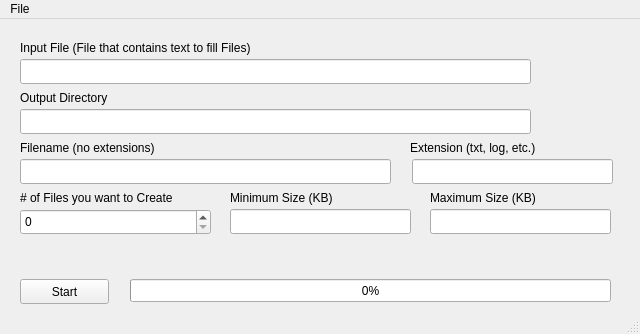
<?xml version="1.0" encoding="UTF-8"?>
<ui version="4.0">
 <class>MainWindow</class>
 <widget class="QMainWindow" name="MainWindow">
  <property name="geometry">
   <rect>
    <x>0</x>
    <y>0</y>
    <width>640</width>
    <height>334</height>
   </rect>
  </property>
  <property name="windowTitle">
   <string>Bulk Random File Maker</string>
  </property>
  <widget class="QWidget" name="centralwidget">
   <widget class="QPushButton" name="Start">
    <property name="geometry">
     <rect>
      <x>20</x>
      <y>260</y>
      <width>89</width>
      <height>25</height>
     </rect>
    </property>
    <property name="text">
     <string>Start</string>
    </property>
   </widget>
   <widget class="QProgressBar" name="progressBar">
    <property name="geometry">
     <rect>
      <x>130</x>
      <y>260</y>
      <width>481</width>
      <height>23</height>
     </rect>
    </property>
    <property name="value">
     <number>0</number>
    </property>
   </widget>
   <widget class="QLineEdit" name="lineEdit">
    <property name="geometry">
     <rect>
      <x>20</x>
      <y>40</y>
      <width>511</width>
      <height>25</height>
     </rect>
    </property>
   </widget>
   <widget class="QLabel" name="label">
    <property name="geometry">
     <rect>
      <x>20</x>
      <y>20</y>
      <width>301</width>
      <height>17</height>
     </rect>
    </property>
    <property name="text">
     <string>Input File (File that contains text to fill Files)</string>
    </property>
   </widget>
   <widget class="QLabel" name="label_2">
    <property name="geometry">
     <rect>
      <x>20</x>
      <y>70</y>
      <width>121</width>
      <height>17</height>
     </rect>
    </property>
    <property name="text">
     <string>Output Directory</string>
    </property>
   </widget>
   <widget class="QLineEdit" name="lineEdit_2">
    <property name="geometry">
     <rect>
      <x>20</x>
      <y>90</y>
      <width>511</width>
      <height>25</height>
     </rect>
    </property>
   </widget>
   <widget class="QLabel" name="label_3">
    <property name="geometry">
     <rect>
      <x>20</x>
      <y>120</y>
      <width>171</width>
      <height>17</height>
     </rect>
    </property>
    <property name="text">
     <string>Filename (no extensions)</string>
    </property>
   </widget>
   <widget class="QLineEdit" name="lineEdit_3">
    <property name="geometry">
     <rect>
      <x>20</x>
      <y>140</y>
      <width>371</width>
      <height>25</height>
     </rect>
    </property>
   </widget>
   <widget class="QLabel" name="label_4">
    <property name="geometry">
     <rect>
      <x>410</x>
      <y>120</y>
      <width>171</width>
      <height>17</height>
     </rect>
    </property>
    <property name="text">
     <string>Extension (txt, log, etc.)</string>
    </property>
   </widget>
   <widget class="QLineEdit" name="lineEdit_4">
    <property name="geometry">
     <rect>
      <x>412</x>
      <y>140</y>
      <width>201</width>
      <height>25</height>
     </rect>
    </property>
    <property name="inputMask">
     <string/>
    </property>
   </widget>
   <widget class="QDoubleSpinBox" name="doubleSpinBox">
    <property name="geometry">
     <rect>
      <x>20</x>
      <y>190</y>
      <width>191</width>
      <height>26</height>
     </rect>
    </property>
    <property name="decimals">
     <number>0</number>
    </property>
    <property name="maximum">
     <double>1000000.000000000000000</double>
    </property>
   </widget>
   <widget class="QLabel" name="label_5">
    <property name="geometry">
     <rect>
      <x>20</x>
      <y>170</y>
      <width>201</width>
      <height>17</height>
     </rect>
    </property>
    <property name="frameShape">
     <enum>QFrame::NoFrame</enum>
    </property>
    <property name="lineWidth">
     <number>1</number>
    </property>
    <property name="text">
     <string># of Files you want to Create</string>
    </property>
    <property name="textFormat">
     <enum>Qt::AutoText</enum>
    </property>
    <property name="scaledContents">
     <bool>false</bool>
    </property>
    <property name="wordWrap">
     <bool>false</bool>
    </property>
   </widget>
   <widget class="QLineEdit" name="lineEdit_5">
    <property name="geometry">
     <rect>
      <x>230</x>
      <y>190</y>
      <width>181</width>
      <height>25</height>
     </rect>
    </property>
   </widget>
   <widget class="QLineEdit" name="lineEdit_6">
    <property name="geometry">
     <rect>
      <x>430</x>
      <y>190</y>
      <width>181</width>
      <height>25</height>
     </rect>
    </property>
   </widget>
   <widget class="QLabel" name="label_6">
    <property name="geometry">
     <rect>
      <x>230</x>
      <y>170</y>
      <width>181</width>
      <height>17</height>
     </rect>
    </property>
    <property name="frameShadow">
     <enum>QFrame::Plain</enum>
    </property>
    <property name="text">
     <string>Minimum Size (KB)</string>
    </property>
   </widget>
   <widget class="QLabel" name="label_7">
    <property name="geometry">
     <rect>
      <x>430</x>
      <y>170</y>
      <width>131</width>
      <height>17</height>
     </rect>
    </property>
    <property name="text">
     <string>Maximum Size (KB)</string>
    </property>
   </widget>
  </widget>
  <widget class="QMenuBar" name="menubar">
   <property name="geometry">
    <rect>
     <x>0</x>
     <y>0</y>
     <width>640</width>
     <height>22</height>
    </rect>
   </property>
   <widget class="QMenu" name="menuFile">
    <property name="title">
     <string>File</string>
    </property>
   </widget>
   <addaction name="menuFile"/>
  </widget>
  <widget class="QStatusBar" name="statusbar"/>
 </widget>
 <resources/>
 <connections/>
</ui>
